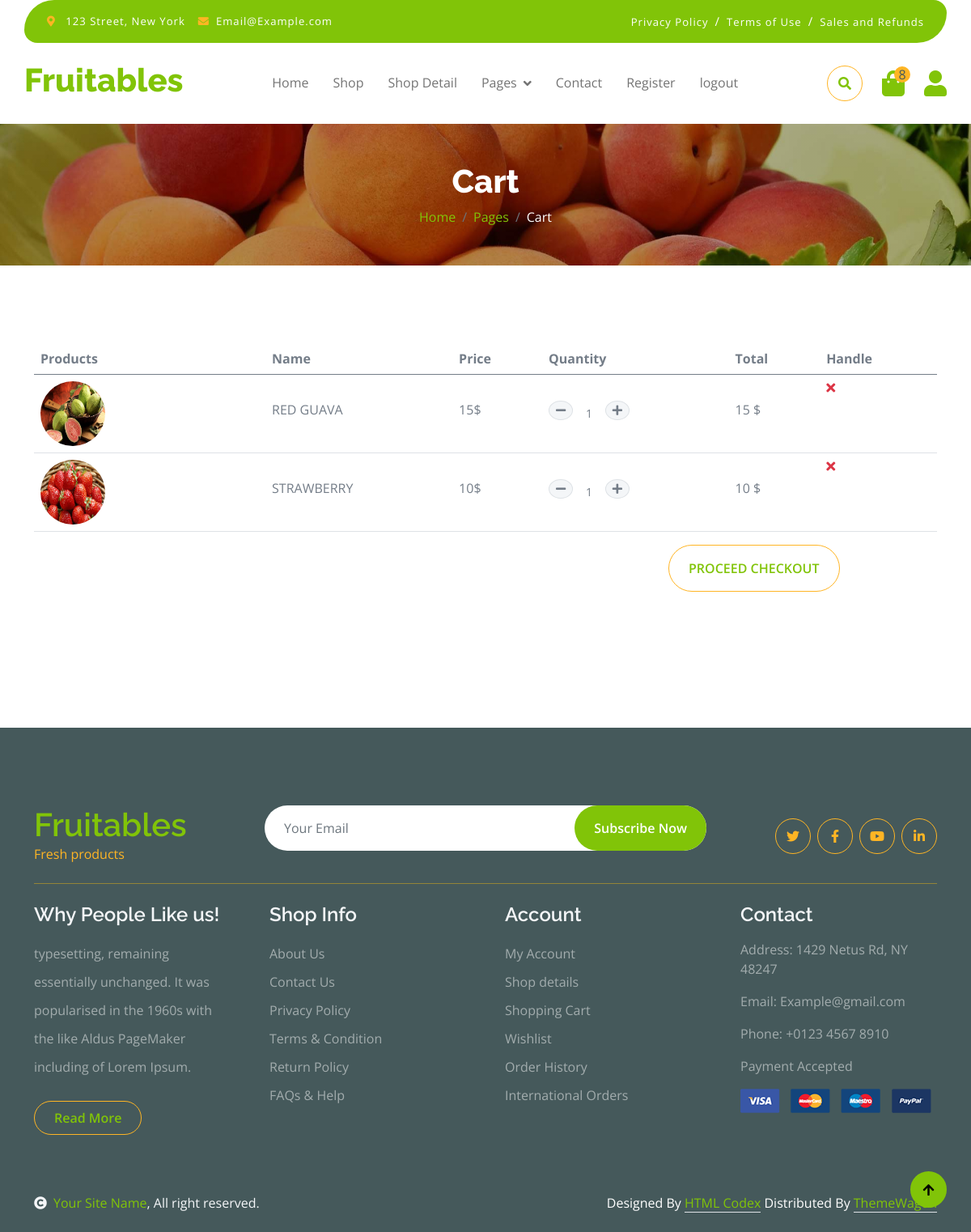
Page /cart (signed in) on the committed database.
### myapp2/models.py (models this page shows, shortened)
class Add_to_cart(models.Model):
    user_id = models.ForeignKey(user,on_delete=models.CASCADE)
    product_id = models.ForeignKey(Add_product,on_delete=models.CASCADE)
    name=models.CharField(max_length=30)
    price=models.IntegerField()
    qyt=models.IntegerField()
    pic=models.ImageField(upload_to="img")
    total_price = models.IntegerField()

### myapp2/views.py (the view)
# urls.py: path('cart', views.cart, name='cart'),
def cart (request):
    uid =  user.objects.get(email=request.session["email"])
    cid = Add_to_cart.objects.filter(user_id=uid)
    lid =  Add_product.objects.all().count()
    con = {
        'cid' : cid,
        'lid' : lid
    }
    return render(request,'cart.html',con)

### myapp2/templates/cart.html
{% extends "index.html" %}
{% load static %}
{% block content %}
        <div class="container-fluid page-header py-5">
            <h1 class="text-center text-white display-6">Cart</h1>
            <ol class="breadcrumb justify-content-center mb-0">
                <li class="breadcrumb-item"><a href="#">Home</a></li>
                <li class="breadcrumb-item"><a href="#">Pages</a></li>
                <li class="breadcrumb-item active text-white">Cart</li>
            </ol>
        </div>
         {% if cid.count == 0 %}
         <img src="img\empty_cart.jpeg" class="img-fluid me-5 rounded-circle" style="width: 200px; height: 200px;" alt="">
{% else %}
        <div class="container-fluid py-5">
            <div class="container py-5">
                <div class="table-responsive">
                    <table class="table">
                        <thead>
                          <tr>
                            <th scope="col">Products</th>
                            <th scope="col">Name</th>
                            <th scope="col">Price</th>
                            <th scope="col">Quantity</th>
                            <th scope="col">Total</th>
                            <th scope="col">Handle</th>
                          </tr>
                        </thead>
                        <tbody>
                            {% for i in cid %}
                            <tr>
                                <th scope="row">
                                    <div class="d-flex align-items-center">
                                        <img src="{{i.pic.url}}" class="img-fluid me-5 rounded-circle" style="width: 80px; height: 80px;" alt="">
                                    </div>
                                </th>
                                <td>
                                    <p class="mb-0 mt-4">{{i.name}}</p>
                                </td>
                                <td>
                                    <p class="mb-0 mt-4">{{i.price}}$</p>
                                </td>
                                <td>
                                    <div class="input-group quantity mt-4" style="width: 100px;">
                                        <div class="input-group-btn">
                                            <a href="{% url 'minus' i.id %}" class="btn btn-sm btn-minus rounded-circle bg-light border"> <i class="fa fa-minus"></i></a>
                                        </div>
                                        <input type="text" class="form-control form-control-sm text-center border-0" value="{{i.qyt}}">
                                        <div class="input-group-btn">
                                            <a href="{% url 'plus' i.id %}" class="btn btn-sm btn-plus rounded-circle bg-light border"> <i class="fa fa-plus"></i></a>
                                        </div>
                                    </div>
                                </td>
                                <td>
                                    <p class="mb-0 mt-4">{{i.total_price}} $</p>
                                </td>
                                <td>
                                    <a href="{% url 'deletes_cart' i.id %}" ><i class="fa fa-times text-danger"></i></a>
                                </td>
                            </tr>
                            {% endfor %}
                        </tbody>
                    </table>
                </div>
                <div class="row g-4 justify-content-end">
                    <div class="col-8"></div>
                    <div class="col-sm-8 col-md-7 col-lg-6 col-xl-4">
                            <button class="btn border-secondary rounded-pill px-4 py-3 text-primary text-uppercase mb-4 ms-4" type="button"><a href="{% url 'Add_address' %}">Proceed Checkout</a></button>
                    </div>
                </div>
            </div>
        </div>
{% endif %}
{% endblock %}

### myapp2/static/css/style.css (style rules this page uses)
.btn { font-weight: 600; transition: .5s; }
.btn.border-secondary { transition: 0.5s; }
.page-header { position: relative; background: linear-gradient(rgba(0, 0, 0, 0.3), rgba(0, 0, 0, 0.3)), url(../img/cart-page-header-img.jpg); background-position: center center; background-repeat: no-repeat; background-size: cover; }
@media (min-width: 992px) { .hero-header, .page-header { margin-top: 152px !important; } }

### rows in the picture
Add_to_cart: pic (picture), name "RED GUAVA", price "15", qyt "1", total_price "15"
Add_to_cart: pic (picture), name "STRAWBERRY", price "10", qyt "1", total_price "10"

### other values in the picture
{{ lid }} "8"
